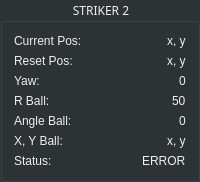
      <widget class="QGroupBox" name="groupBox_striker2info">
       <property name="palette">
        <palette>
         <active>
          <colorrole role="WindowText">
           <brush brushstyle="SolidPattern">
            <color alpha="255">
             <red>238</red>
             <green>238</green>
             <blue>236</blue>
            </color>
           </brush>
          </colorrole>
          <colorrole role="Button">
           <brush brushstyle="SolidPattern">
            <color alpha="255">
             <red>46</red>
             <green>52</green>
             <blue>54</blue>
            </color>
           </brush>
          </colorrole>
          <colorrole role="Text">
           <brush brushstyle="SolidPattern">
            <color alpha="255">
             <red>238</red>
             <green>238</green>
             <blue>236</blue>
            </color>
           </brush>
          </colorrole>
          <colorrole role="ButtonText">
           <brush brushstyle="SolidPattern">
            <color alpha="255">
             <red>238</red>
             <green>238</green>
             <blue>236</blue>
            </color>
           </brush>
          </colorrole>
          <colorrole role="Base">
           <brush brushstyle="SolidPattern">
            <color alpha="255">
             <red>46</red>
             <green>52</green>
             <blue>54</blue>
            </color>
           </brush>
          </colorrole>
          <colorrole role="Window">
           <brush brushstyle="SolidPattern">
            <color alpha="255">
             <red>46</red>
             <green>52</green>
             <blue>54</blue>
            </color>
           </brush>
          </colorrole>
          <colorrole role="PlaceholderText">
           <brush brushstyle="NoBrush">
            <color alpha="128">
             <red>238</red>
             <green>238</green>
             <blue>236</blue>
            </color>
           </brush>
          </colorrole>
         </active>
         <inactive>
          <colorrole role="WindowText">
           <brush brushstyle="SolidPattern">
            <color alpha="255">
             <red>238</red>
             <green>238</green>
             <blue>236</blue>
            </color>
           </brush>
          </colorrole>
          <colorrole role="Button">
           <brush brushstyle="SolidPattern">
            <color alpha="255">
             <red>46</red>
             <green>52</green>
             <blue>54</blue>
            </color>
           </brush>
          </colorrole>
          <colorrole role="Text">
           <brush brushstyle="SolidPattern">
            <color alpha="255">
             <red>238</red>
             <green>238</green>
             <blue>236</blue>
            </color>
           </brush>
          </colorrole>
          <colorrole role="ButtonText">
           <brush brushstyle="SolidPattern">
            <color alpha="255">
             <red>238</red>
             <green>238</green>
             <blue>236</blue>
            </color>
           </brush>
          </colorrole>
          <colorrole role="Base">
           <brush brushstyle="SolidPattern">
            <color alpha="255">
             <red>46</red>
             <green>52</green>
             <blue>54</blue>
            </color>
           </brush>
          </colorrole>
          <colorrole role="Window">
           <brush brushstyle="SolidPattern">
            <color alpha="255">
             <red>46</red>
             <green>52</green>
             <blue>54</blue>
            </color>
           </brush>
          </colorrole>
          <colorrole role="PlaceholderText">
           <brush brushstyle="NoBrush">
            <color alpha="128">
             <red>238</red>
             <green>238</green>
             <blue>236</blue>
            </color>
           </brush>
          </colorrole>
         </inactive>
         <disabled>
          <colorrole role="WindowText">
           <brush brushstyle="SolidPattern">
            <color alpha="255">
             <red>238</red>
             <green>238</green>
             <blue>236</blue>
            </color>
           </brush>
          </colorrole>
          <colorrole role="Button">
           <brush brushstyle="SolidPattern">
            <color alpha="255">
             <red>46</red>
             <green>52</green>
             <blue>54</blue>
            </color>
           </brush>
          </colorrole>
          <colorrole role="Text">
           <brush brushstyle="SolidPattern">
            <color alpha="255">
             <red>238</red>
             <green>238</green>
             <blue>236</blue>
            </color>
           </brush>
          </colorrole>
          <colorrole role="ButtonText">
           <brush brushstyle="SolidPattern">
            <color alpha="255">
             <red>238</red>
             <green>238</green>
             <blue>236</blue>
            </color>
           </brush>
          </colorrole>
          <colorrole role="Base">
           <brush brushstyle="SolidPattern">
            <color alpha="255">
             <red>46</red>
             <green>52</green>
             <blue>54</blue>
            </color>
           </brush>
          </colorrole>
          <colorrole role="Window">
           <brush brushstyle="SolidPattern">
            <color alpha="255">
             <red>46</red>
             <green>52</green>
             <blue>54</blue>
            </color>
           </brush>
          </colorrole>
          <colorrole role="PlaceholderText">
           <brush brushstyle="NoBrush">
            <color alpha="128">
             <red>238</red>
             <green>238</green>
             <blue>236</blue>
            </color>
           </brush>
          </colorrole>
         </disabled>
        </palette>
       </property>
       <property name="font">
        <font>
         <family>Waree</family>
         <weight>50</weight>
         <italic>false</italic>
         <bold>false</bold>
        </font>
       </property>
       <property name="styleSheet">
        <string notr="true">color: rgb(238, 238, 236);font:white</string>
       </property>
       <property name="title">
        <string>STRIKER 2</string>
       </property>
       <property name="alignment">
        <set>Qt::AlignCenter</set>
       </property>
       <layout class="QGridLayout" name="gridLayout_2">
        <item row="5" column="1" alignment="Qt::AlignRight">
         <widget class="QLabel" name="label_15">
          <property name="text">
           <string>x, y</string>
          </property>
         </widget>
        </item>
        <item row="5" column="0">
         <widget class="QLabel" name="label_16">
          <property name="text">
           <string>X, Y Ball:</string>
          </property>
         </widget>
        </item>
        <item row="6" column="0">
         <widget class="QLabel" name="label_17">
          <property name="text">
           <string>Status:</string>
          </property>
         </widget>
        </item>
        <item row="0" column="1" alignment="Qt::AlignRight|Qt::AlignVCenter">
         <widget class="QLabel" name="label_18">
          <property name="text">
           <string>x, y</string>
          </property>
         </widget>
        </item>
        <item row="4" column="1" alignment="Qt::AlignRight">
         <widget class="QLabel" name="label_19">
          <property name="text">
           <string>0</string>
          </property>
         </widget>
        </item>
        <item row="4" column="0">
         <widget class="QLabel" name="label_20">
          <property name="text">
           <string>Angle Ball:</string>
          </property>
         </widget>
        </item>
        <item row="2" column="0">
         <widget class="QLabel" name="label_21">
          <property name="text">
           <string>Yaw:</string>
          </property>
         </widget>
        </item>
        <item row="6" column="1" alignment="Qt::AlignRight">
         <widget class="QLabel" name="label_22">
          <property name="text">
           <string>ERROR</string>
          </property>
         </widget>
        </item>
        <item row="3" column="1" alignment="Qt::AlignRight">
         <widget class="QLabel" name="label_23">
          <property name="text">
           <string>50</string>
          </property>
         </widget>
        </item>
        <item row="0" column="0">
         <widget class="QLabel" name="label_24">
          <property name="font">
           <font>
            <weight>50</weight>
            <italic>false</italic>
            <bold>false</bold>
           </font>
          </property>
          <property name="text">
           <string>Current Pos:</string>
          </property>
         </widget>
        </item>
        <item row="1" column="1" alignment="Qt::AlignRight">
         <widget class="QLabel" name="label_25">
          <property name="text">
           <string>x, y</string>
          </property>
         </widget>
        </item>
        <item row="1" column="0">
         <widget class="QLabel" name="label_26">
          <property name="text">
           <string>Reset Pos:</string>
          </property>
         </widget>
        </item>
        <item row="2" column="1" alignment="Qt::AlignRight">
         <widget class="QLabel" name="label_27">
          <property name="text">
           <string>0</string>
          </property>
         </widget>
        </item>
        <item row="3" column="0">
         <widget class="QLabel" name="label_28">
          <property name="text">
           <string>R Ball:</string>
          </property>
         </widget>
        </item>
       </layout>
      </widget>
